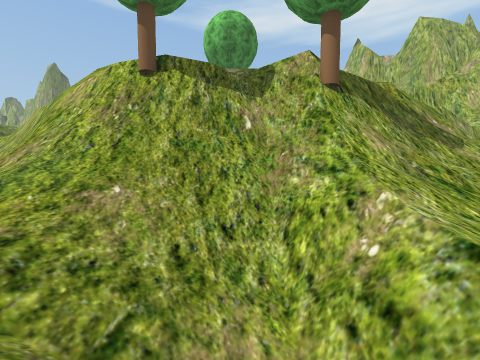
[1] (above)

15 first-person views from a walk through a scene from a Unity 3-D project. The camera is 1.2 m above the floor, tilts 4° down and sees 90° across. The floor is counted in squares, 2 m on a side. Each view is taken from the middle of a square. On the plan, view 1 faces up. The plan holds only what a view shows up to about 9 squares ahead; the rest is blank. The place goes on beyond the plan. Some trees and plants on the terrain are drawn as simple stand-ins.

[2]
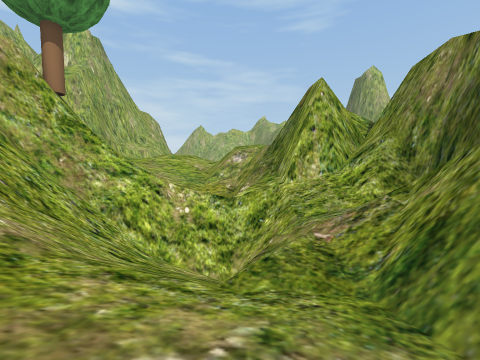

[3]
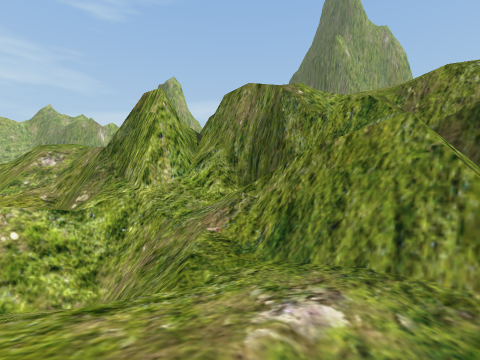

[4]
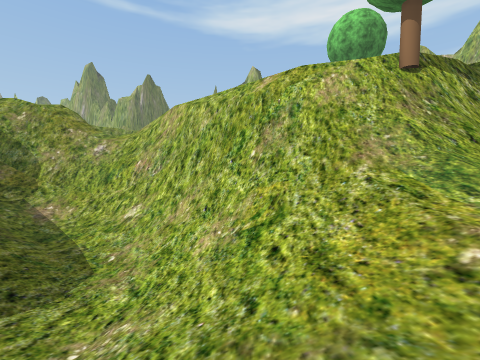

[5]
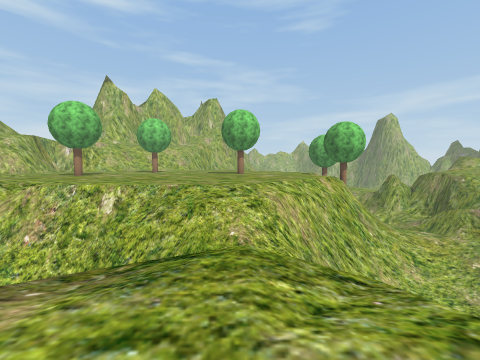

[6]
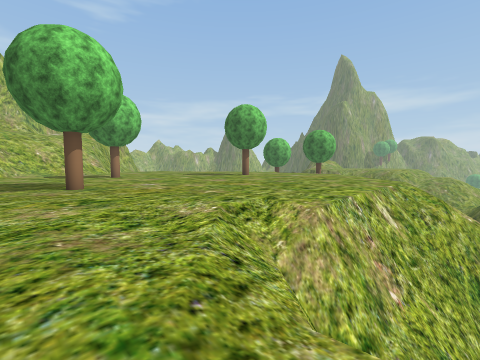

[7]
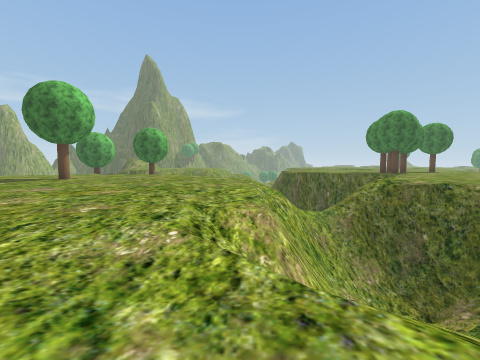

[8]
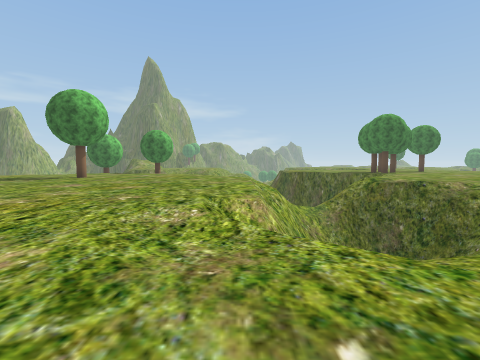

[9]
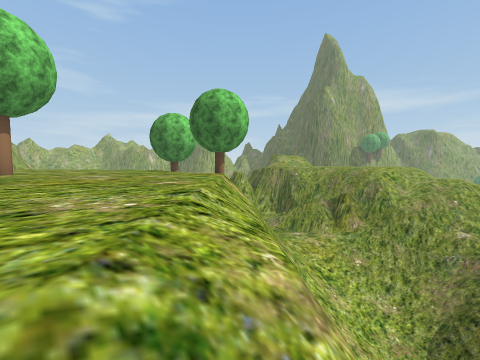

[10]
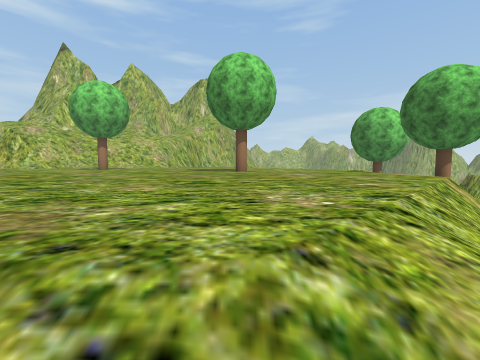

[11]
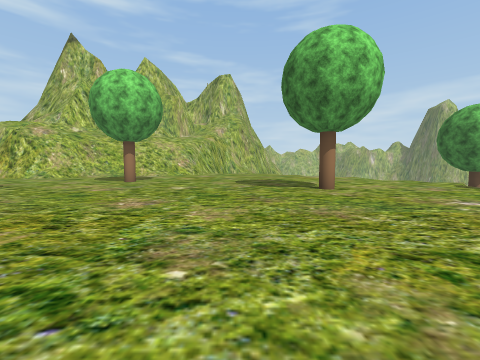

[12]
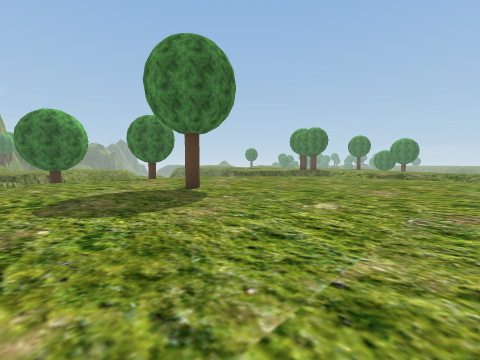

[13]
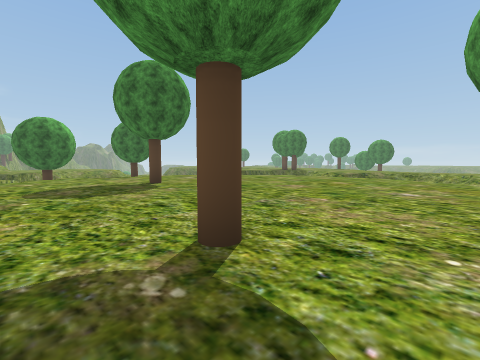

[14]
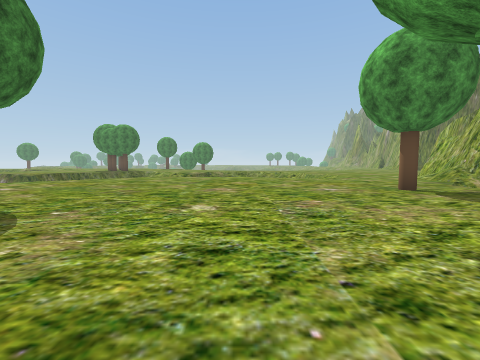

[15]
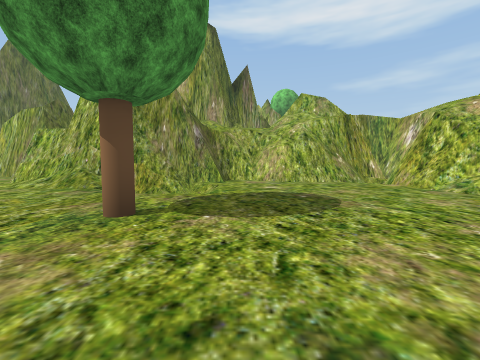

### Floor plan
Key: @ floor where view 1 was taken; # wall or solid block; x gap in a wall; . main floor; - floor 2.25 m lower than the main floor; _ floor 5.5 m lower than the main floor; < floor 8 m lower than the main floor; / step, stairs or slope; = window, fence, low wall or low ledge; v drop or lower ground; T tree; H thing the floor can be seen under or through.
Columns run from 16 left of view 1 to 3 right of it. Each row starts with its distance up from view 1.
 24               ###
 23             ###.####
 22          #####/.....
 21          .///=/.....
 20          ...//......
 19        .............
 18         ......T.....
 17         H...........
 16        /H.........T.
 15        HH...........
 14    H// HH...........
 13   .HH//HH...........
 12  ..vH//v/...........
 11 ....H//#/...........
 10 ....//-//.......T...
  9   ..=//=#/..........
  8     #//###/.........
  7     =///=##/........
  6      ////##vv....=.#
  5       ////##########
  4        ////=#=#####=
  3         /</////=/=
  2         /////////=_
  1         /////_//==##
  0         //// ##/@/##
 -1         ///  #////##
 -2         //   #x#####
 -3              #////
 -4              ////
 -5                //

Where each view was taken, in squares from view 1:
view 1: 0 up, 0 right, facing up
view 2: 1 up, 3 left, facing right
view 3: 2 up, 3 left, facing down-right
view 4: 0 up, 5 left, facing up
view 5: 10 up, 14 left, facing right
view 6: 19 up, 9 left, facing down-right
view 7: 19 up, 7 left, facing down
view 8: 20 up, 7 left, facing down
view 9: 10 up, 8 left, facing down-right
view 10: 10 up, 8 left, facing right
view 11: 12 up, 6 left, facing right
view 12: 15 up, 3 right, facing down-left
view 13: 17 up, 3 right, facing down-left
view 14: 14 up, 3 right, facing left
view 15: 15 up, 1 left, facing up
